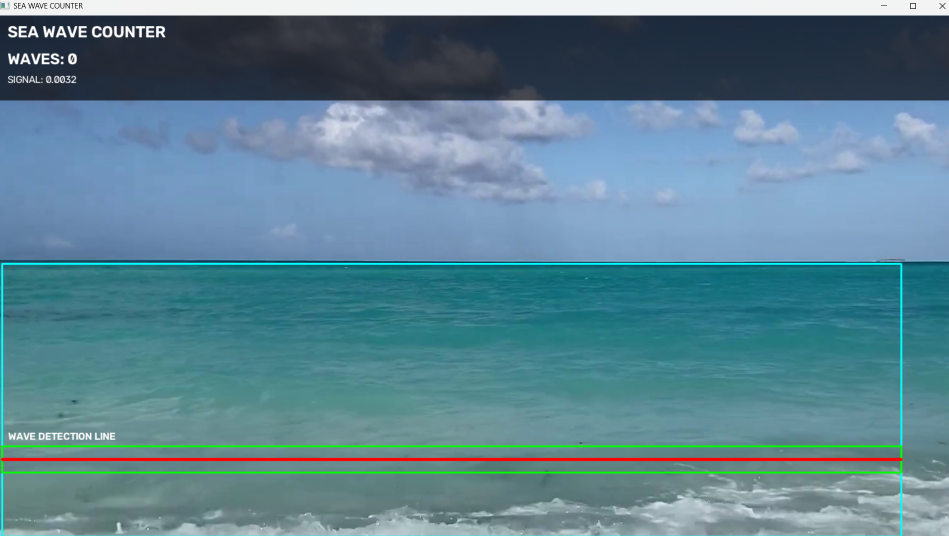
#> input picture img1.png, 1897 x 1071 px (shown at 1/2 size)
$ python -i useless.py   (imports and definitions only)
#> lines starting #> are read from the running program, lines starting #| are printed output that depends on the picture; after the words box and inside, x2 and y2 are one past the last pixel; in counts of white or black regions, pixels touching at a corner belong together
#> further down, picture is the input picture: shape (1071, 1897, 3); mean B, G, R 145, 130.5, 92
import cv2
import numpy as np
import tkinter as tk
from tkinter import filedialog
from collections import deque
import time


# ============================================================
# 🌊 SEA WAVE COUNTER
# ============================================================

WINDOW_NAME = "SEA WAVE COUNTER"


# ============================================================
# SETTINGS
# ============================================================

# Minimum seconds between two counted waves
MIN_WAVE_GAP = 2.5

# Number of frames used for smoothing
SMOOTHING_FRAMES = 7

# Number of recent measurements
HISTORY_SIZE = 90

# Wave detection sensitivity
MOTION_THRESHOLD = 0.018
FOAM_THRESHOLD = 0.025

# How much stronger a wave must be than its recent background
PEAK_MULTIPLIER = 1.25

# Scan zone position inside selected sea
# 0.0 = top of sea
# 1.0 = bottom of sea
SCAN_POSITION = 0.72

# Height of scanning zone
SCAN_HEIGHT_RATIO = 0.10

# Number of horizontal bands
NUMBER_OF_BANDS = 5


# ============================================================
# VIDEO SELECTION
# ============================================================

# [41 lines left out: functions select_video, put_text, not called in this run]


# ============================================================
# CREATE WATER MASK
# ============================================================

def water_mask(frame):

    hsv = cv2.cvtColor(frame, cv2.COLOR_BGR2HSV)
#> hsv: shape (1071, 1897, 3); mean H, S, V 97.9, 102.3, 148.2

    h = hsv[:, :, 0]
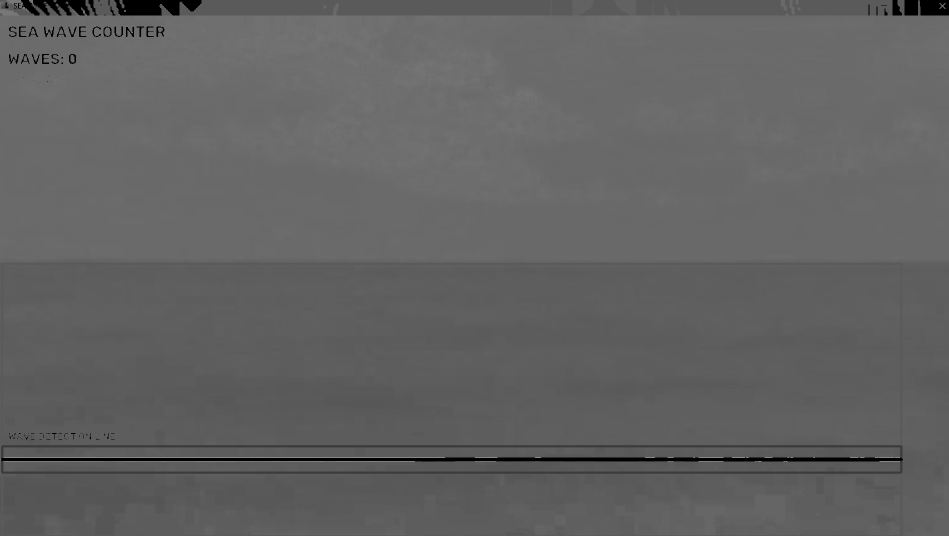
#> h: shape (1071, 1897) (shown at 1/2 size); min 0, max 179, mean 97.9
    s = hsv[:, :, 1]
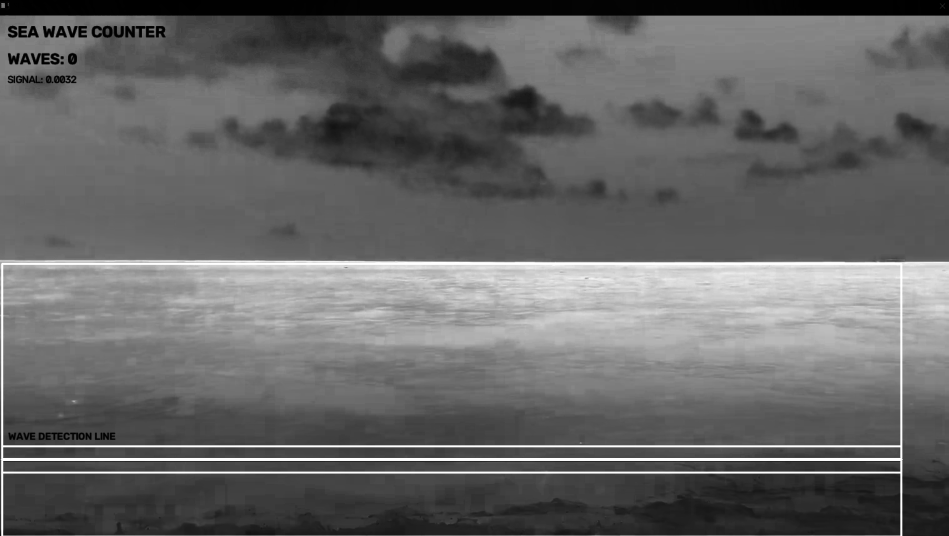
#> s: shape (1071, 1897) (shown at 1/2 size); min 0, max 255, mean 102.3
    v = hsv[:, :, 2]
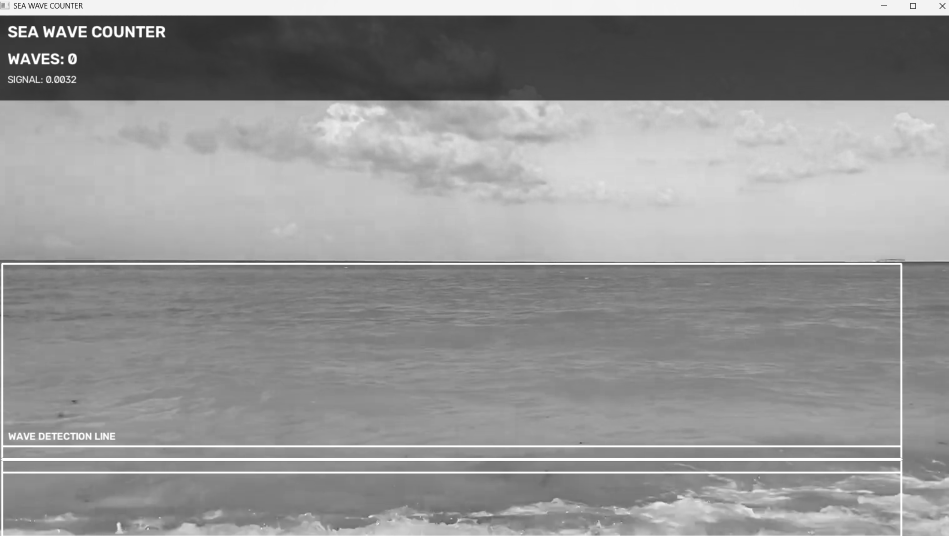
#> v: shape (1071, 1897) (shown at 1/2 size); min 0, max 255, mean 148.2

    # --------------------------------------------------------
    # Detect blue / cyan / turquoise water
    # --------------------------------------------------------

    blue_water = (
        (h >= 75) &
        (h <= 115) &
        (s >= 25) &
        (v >= 45)
    )
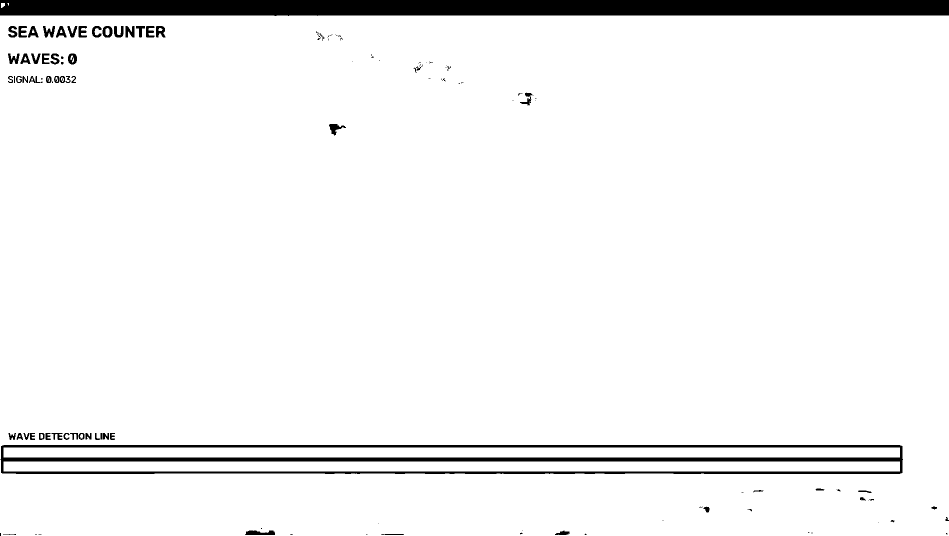
#> blue_water: shape (1071, 1897) bool (shown at 1/2 size); 95.1% white; 131 black regions (63 under 20 px), largest, box (x1, y1, x2, y2) and area: (0, 0, 1897, 32) 58737, (1, 890, 1806, 948) 32125, (490, 1061, 550, 1070) 417

    cyan_water = (
        (h >= 50) &
        (h < 75) &
        (s >= 25) &
        (v >= 45)
    )
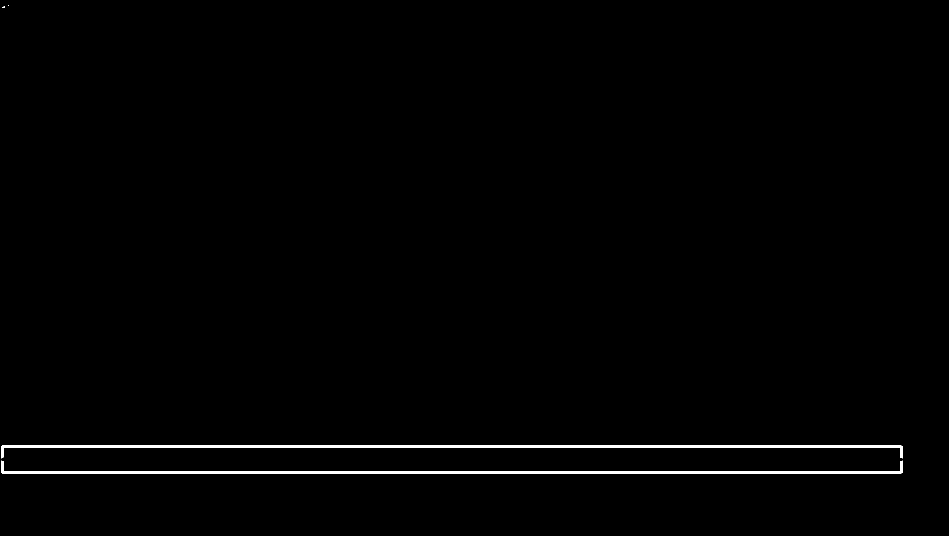
#> cyan_water: shape (1071, 1897) bool (shown at 1/2 size); 0.87% white; 4 white regions (2 under 20 px), largest, box (x1, y1, x2, y2) and area: (2, 890, 1805, 917) 9207, (2, 921, 1805, 948) 8508

    green_water = (
        (h >= 35) &
        (h < 50) &
        (s >= 25) &
        (v >= 50)
    )
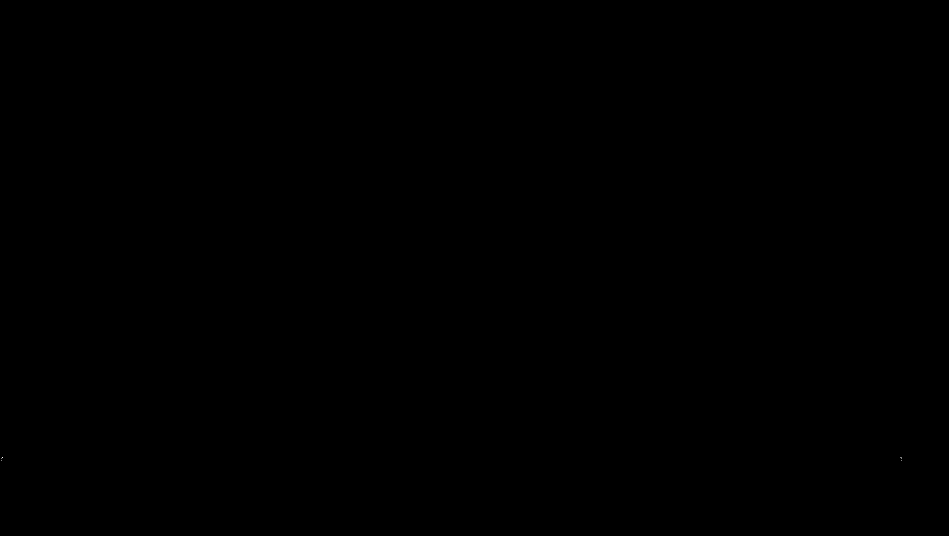
#> green_water: shape (1071, 1897) bool (shown at 1/2 size); 0% white in thin lines or dots, all inside (x1, y1, x2, y2) = (3, 915, 1804, 922)

    mask = (
        blue_water |
        cyan_water |
        green_water
    )
#> mask: shape (1071, 1897) bool; 95.9% white; 131 black regions (63 under 20 px), largest, box (x1, y1, x2, y2) and area: (0, 0, 1897, 32) 58720, (1, 915, 1806, 923) 14402, (490, 1061, 550, 1070) 417

    mask = mask.astype(np.uint8) * 255

    # Remove tiny noise
    kernel = np.ones((5, 5), np.uint8)

    mask = cv2.morphologyEx(
        mask,
        cv2.MORPH_OPEN,
        kernel
    )
#> mask: shape (1071, 1897); 95.8% white; 66 black regions (25 under 20 px), largest, box (x1, y1, x2, y2) and area: (0, 0, 1897, 32) 58734, (0, 915, 1806, 923) 14408, (184, 52, 331, 75) 2106

    mask = cv2.morphologyEx(
        mask,
        cv2.MORPH_CLOSE,
        kernel
    )
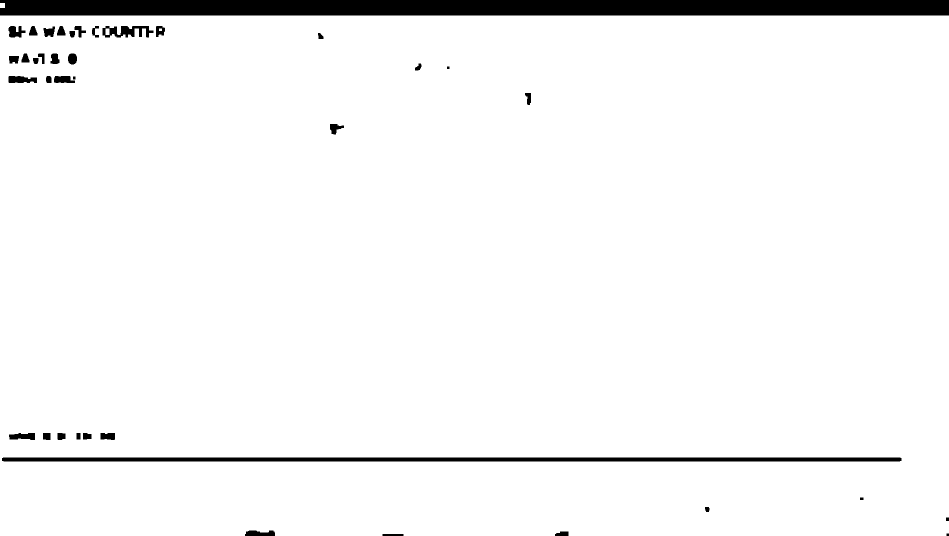
#> mask: shape (1071, 1897) (shown at 1/2 size); 95.9% white; 39 black regions (1 under 20 px), largest, box (x1, y1, x2, y2) and area: (0, 0, 1897, 31) 58707, (4, 915, 1803, 923) 14382, (205, 52, 307, 75) 1353

    return mask


# ============================================================
# FOAM DETECTION
# ============================================================

# [1036 lines left out: functions foam_amount, motion_amount, wave_signal, draw_detection_zone, reset_detector, main, not called in this run]


# ============================================================
# START PROGRAM
# ============================================================

# [3 lines not run here, left out]

>>> import cv2
>>> picture = cv2.imread('img1.png')
>>> result = water_mask(picture)

$ run again, on img2.png
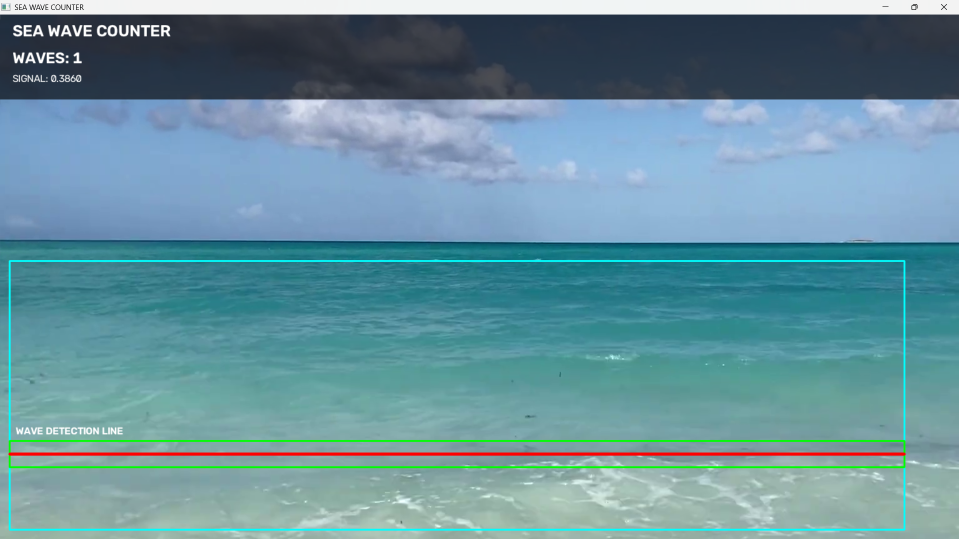
#> input picture img2.png, 1917 x 1078 px (shown at 1/2 size)
#> picture is the input picture: shape (1078, 1917, 3); mean B, G, R 157.5, 145.9, 104
#> hsv: shape (1078, 1917, 3); mean H, S, V 95.6, 96.5, 161.8
#> in water_mask, `blue_water = ( (h >= 75) & (h <= 115) & (s >= 25) & (v >= 45) )`:
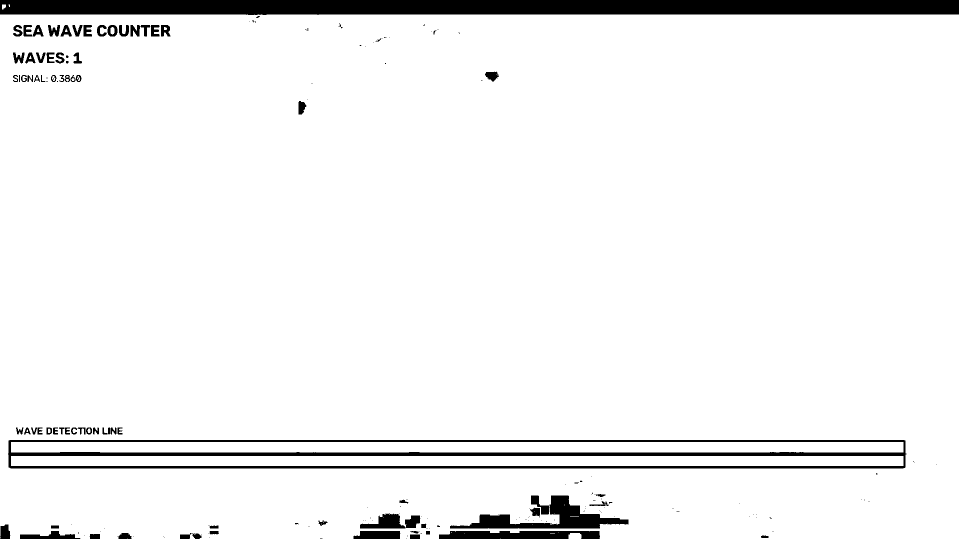
#> blue_water: shape (1078, 1917) bool (shown at 1/2 size); 94.5% white; 199 black regions (119 under 20 px), largest, box (x1, y1, x2, y2) and area: (0, 0, 1917, 30) 55547, (16, 880, 1813, 937) 29219, (900, 991, 1257, 1057) 7840
#> cyan_water: shape (1078, 1917) bool; 1.8% white; 90 white regions (67 under 20 px), largest, box (x1, y1, x2, y2) and area: (17, 910, 1811, 937) 9145, (900, 991, 1257, 1057) 7840, (17, 880, 1811, 906) 7363
#> green_water: shape (1078, 1917) bool; 0% white in thin lines or dots, all inside (x1, y1, x2, y2) = (18, 905, 1809, 912)
#> in water_mask, `mask = cv2.morphologyEx( mask, cv2.MORPH_CLOSE, kernel )`:
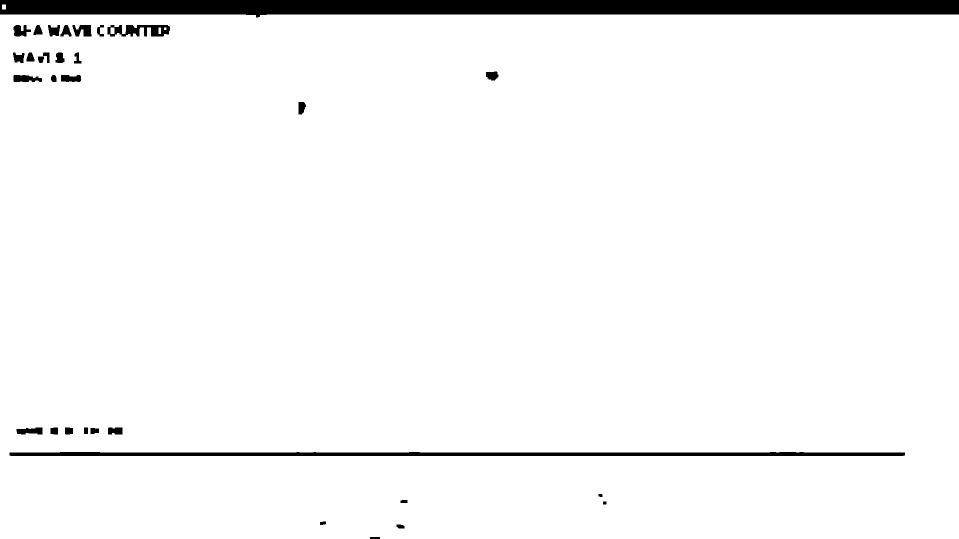
#> mask: shape (1078, 1917) (shown at 1/2 size); 96.2% white; 32 black regions, largest, box (x1, y1, x2, y2) and area: (0, 0, 1917, 35) 55590, (19, 904, 1810, 912) 12697, (215, 50, 340, 73) 1895

$ run again, on img3.png
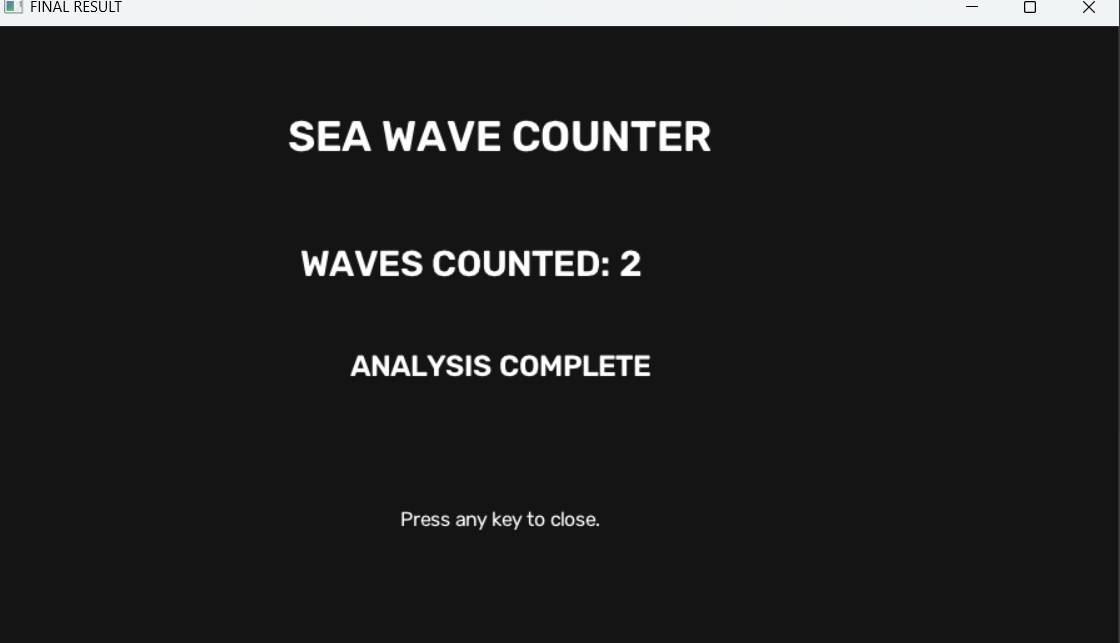
#> input picture img3.png, 1120 x 643 px
#> picture is the input picture: shape (643, 1120, 3); mean B, G, R 33.6, 33.5, 33.5
#> hsv: shape (643, 1120, 3); mean H, S, V 4.1, 0.1, 33.6
#> in water_mask, `h = hsv[:, :, 0]`:
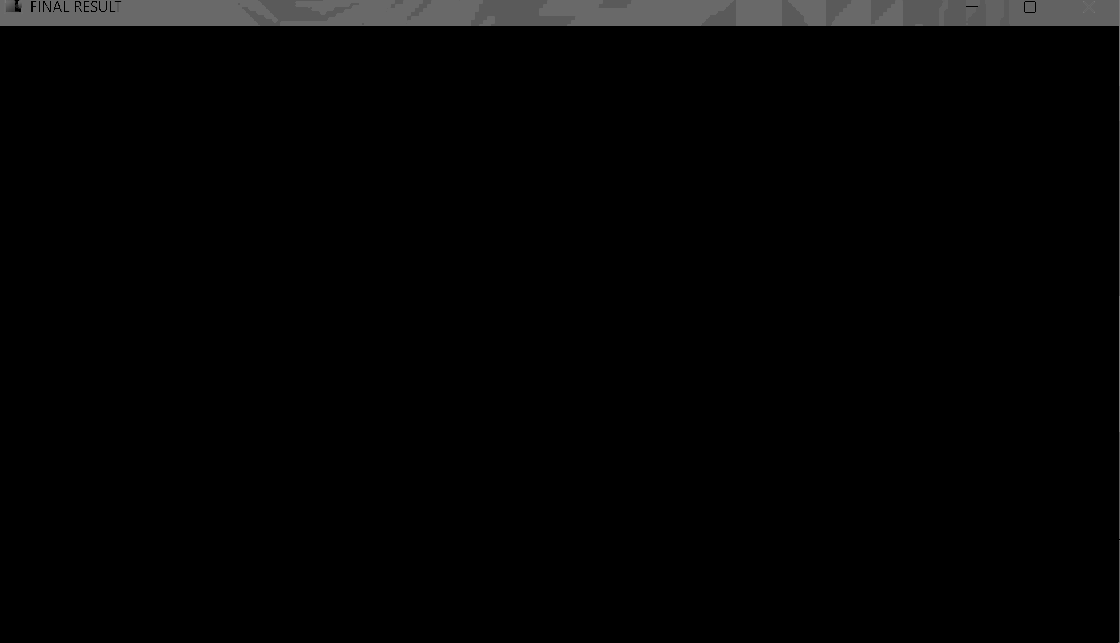
#> h: shape (643, 1120); min 0, max 120, mean 4.1
#> blue_water: shape (643, 1120) bool; 0.01% white; 2 white regions (1 under 20 px), largest, box (x1, y1, x2, y2) and area: (6, 1, 14, 11) 65
#> cyan_water: shape (643, 1120) bool; 0% white in thin lines or dots, all inside (x1, y1, x2, y2) = (9, 6, 22, 11)
#> green_water: shape (643, 1120) bool; every value is 0
